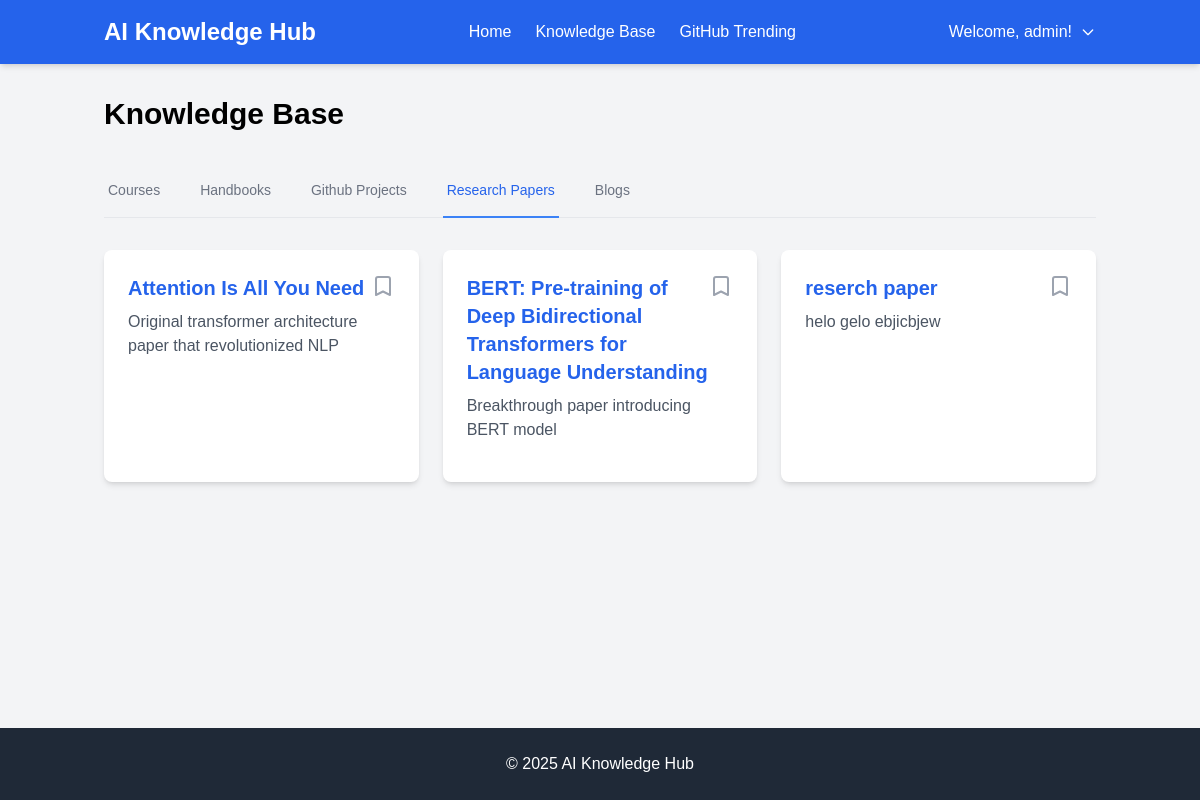
Before: /knowledge-base?tab=research_papers (signed in) with the older database file.
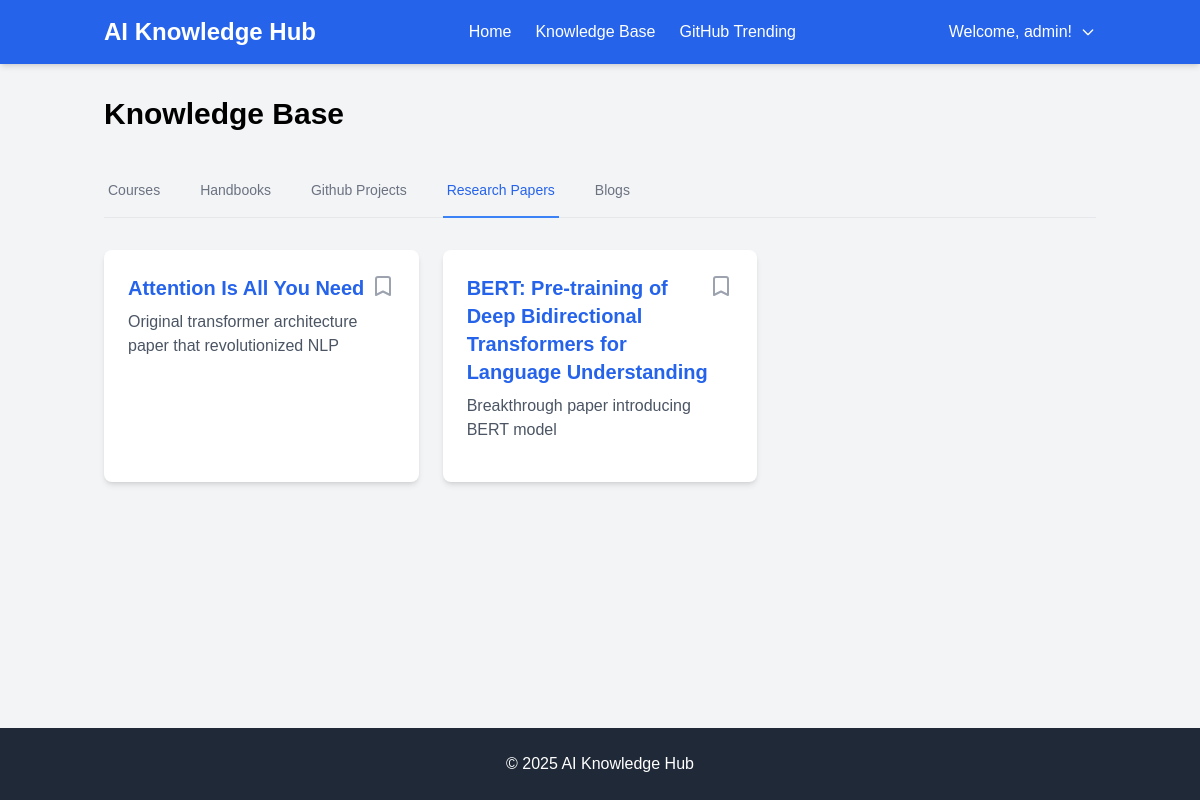
After: the same page with the newer database file.
### models.py (models this page shows, shortened)
class User(UserMixin, db.Model):
    id = db.Column(db.Integer, primary_key=True)
    username = db.Column(db.String(80), unique=True, nullable=False)
    email = db.Column(db.String(120), unique=True, nullable=False)
    password_hash = db.Column(db.String(128))
    is_admin = db.Column(db.Boolean, default=False)
    created_at = db.Column(db.DateTime, default=datetime.utcnow)
    bookmarks = db.relationship('Bookmark', backref='user', lazy=True)

class ResearchPaper(db.Model):
    id = db.Column(db.Integer, primary_key=True)
    title = db.Column(db.String(200), nullable=False)
    url = db.Column(db.String(500), nullable=False)
    source = db.Column(db.String(200))
    description = db.Column(db.Text)
    created_at = db.Column(db.DateTime, default=datetime.utcnow)

### app.py (the view)
@app.route('/knowledge-base')
@login_required
def knowledge_base():
    active_tab = request.args.get('tab', 'courses')
    categories = {
        "courses": Course.query.all(),
        "handbooks": Handbook.query.all(),
        "github_projects": GitHubProject.query.all(),
        "research_papers": ResearchPaper.query.all(),
        "blogs": Blog.query.all()
    }
    bookmarks = Bookmark.query.filter_by(
        user_id=current_user.id,
        resource_type=active_tab
    ).all()
    bookmarked_ids = [bookmark.resource_id for bookmark in bookmarks]
    return render_template('knowledge_base.html',
                         categories=categories,
                         active_tab=active_tab,
                         bookmarked_ids=bookmarked_ids)

### app.py (called while the page is built)
@login_manager.user_loader
def load_user(user_id):
    return User.query.get(int(user_id))

def login_required(f):
    @wraps(f)
    def decorated_function(*args, **kwargs):
        if 'user_id' not in session:
            return redirect(url_for('login'))
        return f(*args, **kwargs)
    return decorated_function

### templates/knowledge_base.html (shortened to what this page needs)
{% extends "base.html" %}
{% block content %}
<div class="max-w-7xl mx-auto">
    <h1 class="text-3xl font-bold mb-8">Knowledge Base</h1>
    <div class="border-b border-gray-200 mb-8">
        <nav class="-mb-px flex space-x-8">
            {% for tab in ['courses', 'handbooks', 'github_projects', 'research_papers', 'blogs'] %}
            <a href="{{ url_for('knowledge_base', tab=tab) }}"
               class="{% if active_tab == tab %}border-blue-500 text-blue-600{% else %}border-transparent text-gray-500 hover:text-gray-700 hover:border-gray-300{% endif %} whitespace-nowrap py-4 px-1 border-b-2 font-medium text-sm">
                {{ tab.replace('_', ' ').title() }}
            </a>
            {% endfor %}
        </nav>
    </div>
    <div class="grid grid-cols-1 md:grid-cols-2 lg:grid-cols-3 gap-6">
        {% for resource in categories[active_tab] %}
        <div class="bg-white rounded-lg shadow-md p-6">
            <div class="flex justify-between items-start">
                <div>
                    <h2 class="text-xl font-semibold mb-2">
                        <a href="{{ resource.url }}" target="_blank" class="text-blue-600 hover:text-blue-800">
                            {{ resource.title }}
                        </a>
                    </h2>
                    <p class="text-gray-600 mb-4">{{ resource.description }}</p>
                </div>
                {% set is_bookmarked = resource.id in bookmarked_ids %}
                <form action="{{ url_for('add_bookmark' if not is_bookmarked else 'remove_bookmark', resource_type=active_tab, resource_id=resource.id) }}" method="POST">
                    <button type="submit" class="text-{{ 'blue-600' if is_bookmarked else 'gray-400' }} hover:text-blue-600">
                        <svg class="w-6 h-6" fill="{{ 'currentColor' if is_bookmarked else 'none' }}" stroke="currentColor" viewBox="0 0 24 24">
                            <path stroke-linecap="round" stroke-linejoin="round" stroke-width="2" d="M5 5a2 2 0 012-2h10a2 2 0 012 2v16l-7-3.5L5 21V5z"></path>
                        </svg>
                    </button>
                </form>
            </div>
        </div>
        {% endfor %}
    </div>
</div>
{% endblock %}

### templates/base.html (shortened to what this page needs)
<!DOCTYPE html>
<html lang="en">
<head>
    <script src="https://cdn.tailwindcss.com"></script>
</head>
<body class="bg-gray-100 min-h-screen flex flex-col">
    <header class="bg-blue-600 text-white shadow-md">
        <div class="container mx-auto px-4 py-4">
            <div class="flex justify-between items-center">
                <h1 class="text-2xl font-bold">AI Knowledge Hub</h1>
                <nav>
                    <ul class="flex space-x-6">
                        {% if current_user.is_authenticated %}
                        <li><a href="{{ url_for('index') }}" class="hover:text-blue-200 transition-colors">Home</a></li>
                        <li><a href="{{ url_for('knowledge_base') }}" class="hover:text-blue-200 transition-colors">Knowledge Base</a></li>
                        <li><a href="{{ url_for('github_trending') }}" class="hover:text-blue-200 transition-colors">GitHub Trending</a></li>
                        {% else %}
                        <li><a href="{{ url_for('login') }}" class="hover:text-blue-200 transition-colors">Login</a></li>
                        <li><a href="{{ url_for('register') }}" class="hover:text-blue-200 transition-colors">Register</a></li>
                        {% endif %}
                    </ul>
                </nav>
                <div class="relative">
                    {% if current_user.is_authenticated %}
                        <button id="userMenuButton" class="flex items-center space-x-2 hover:text-blue-200 transition-colors">
                            <span>Welcome, {{ current_user.username }}!</span>
                            <svg class="w-4 h-4" fill="none" stroke="currentColor" viewBox="0 0 24 24">
                                <path stroke-linecap="round" stroke-linejoin="round" stroke-width="2" d="M19 9l-7 7-7-7"></path>
                            </svg>
                        </button>
                    {% endif %}
                </div>
            </div>
        </div>
    </header>
    <main class="container mx-auto px-4 py-8 flex-grow">
        {% block content %}{% endblock %}
    </main>
    <footer class="bg-gray-800 text-white py-6">
        <div class="container mx-auto px-4 text-center">
            <p>&copy; 2025 AI Knowledge Hub</p>
        </div>
    </footer>
</body>
</html>

### templates/base.html (style rules this page uses)
body { font-family: Arial, sans-serif; margin: 0; padding: 0; }

Changed rows visible on the page:
removed ResearchPaper: title "reserch paper", description "helo gelo ebjicbjew"
